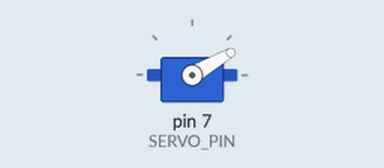
Bench run of a sketch on a simulated Arduino Uno, built with avr-gcc and run on an emulated ATmega328P. Shown: servo.

Above: at 0.05 s.
At 0.45 s:
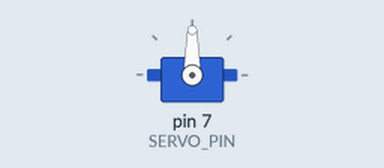
At 0.85 s:
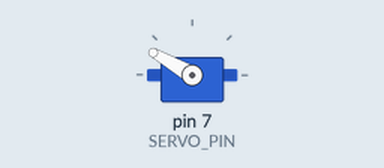
At 1.65 s:
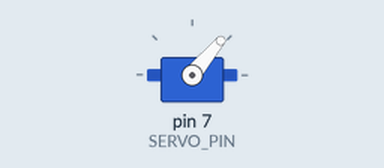
Timing chart, 0 to 4.2 s (numbered marks = the images above):
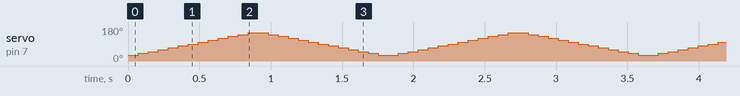

The sketch:

Test_Servo.ino
```cpp
#include <Servo.h>

#define SERVO_PIN   7
#define MIN_POS     30
#define MAX_POS     150

int pos = 0;

Servo myservo;

void setup() {
  myservo.attach(SERVO_PIN);
}

void loop() {
  for (pos = MIN_POS; pos <= MAX_POS; pos += 10)
  {
    myservo.write(pos);
    delay(70);
  }

  for (pos = MAX_POS; pos >= MIN_POS; pos -= 10)
  {
    myservo.write(pos);
    delay(70);
  }
}
```
